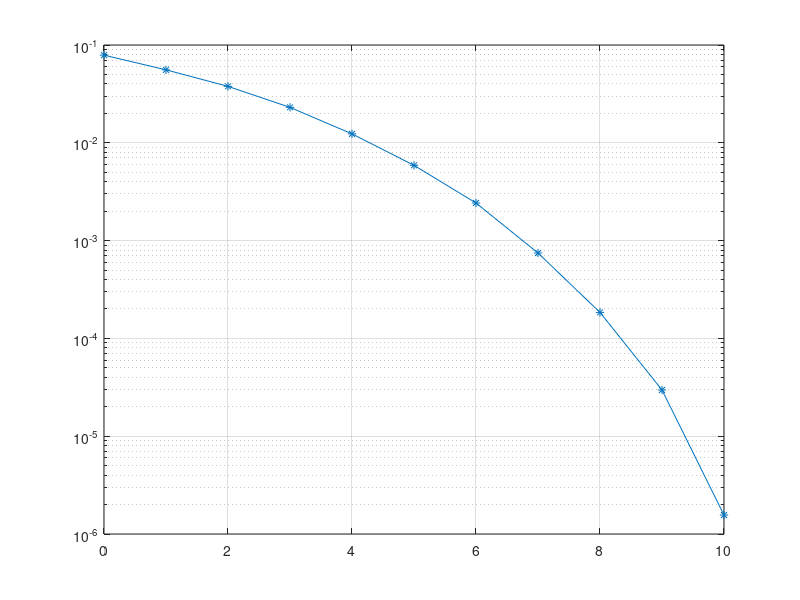

Recreate this plot in MATLAB. (Note: this script raises an error after producing the figure.)
clear
clc
%simulation parameter setting
N = 64;
nFrame=10000;
EbN0 = 0:10;
B = zeros(length(EbN0),nFrame);
%run simulation loop
for eitr = 1:length(EbN0)
    for itr=1:nFrame
        a = randi([0,1],1,N);%sourse bit generation
        d = 1 - 2 * a;%BPSK modulation
        s = ifft(d);%transmit signal
        %through channel
        noise_var = 1/(N*2*10^(0.1*EbN0(eitr)));
        white_noise = (rand(1,N)-0.5)*sqrt(12*noise_var);
        white_noise1 = (rand(1,N)-0.5)*sqrt(12*noise_var);
        r = real(s) + white_noise + 1i*(imag(s) + white_noise1);
%         r = awgn(s,EbN0(eitr),'measured');% add noise to the signal
      
        %receiver
        ss = fft(r);
        b = real(ss)<0;
        B(eitr,itr) = sum(b ~= a);
    end
end
BER = sum(B')/(nFrame*N);
semilogy(EbN0,BER,'-*')
grid on
hold on
reference_curves(EbN0)
legend('BPSK','theoretical bound')
title('OFDM BER performance curves simualtion')